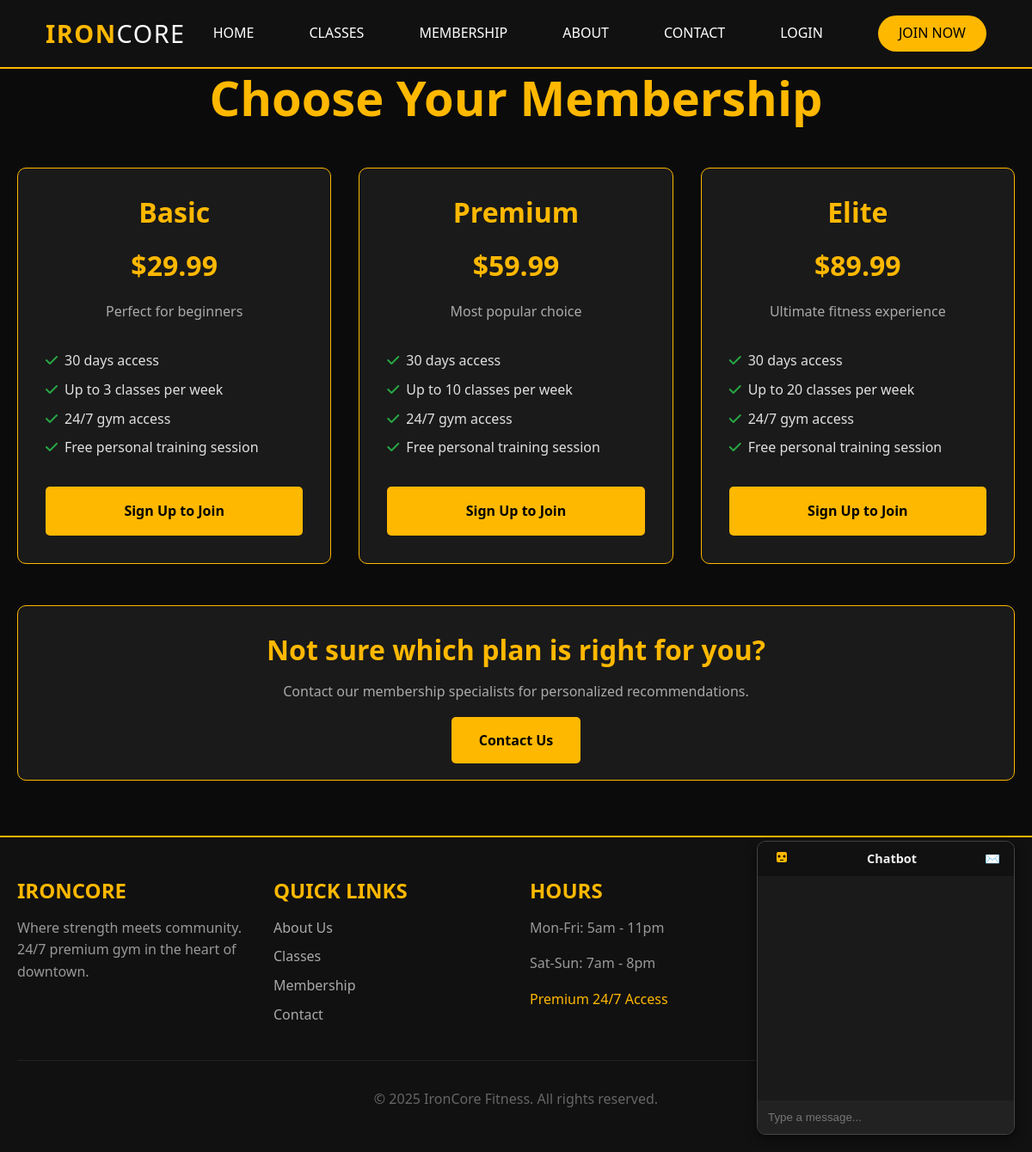
The app's page /membership with its own data.
### models.py (models this page shows)
class Membership(db.Model):
    __tablename__ = 'memberships'
    id = db.Column(db.Integer, primary_key=True)
    name = db.Column(db.String(50), nullable=False)
    price = db.Column(db.Float, nullable=False)
    duration_days = db.Column(db.Integer, nullable=False)  # 30, 90, 365
    description = db.Column(db.Text)
    features = db.Column(db.Text)  # JSON string of features
    max_classes_per_week = db.Column(db.Integer)
    guest_passes = db.Column(db.Integer, default=0)
    access_24_7 = db.Column(db.Boolean, default=False)
    includes_training = db.Column(db.Boolean, default=False)
    is_active = db.Column(db.Boolean, default=True)
    users = db.relationship('User', backref='membership', lazy=True)

### app.py (the view)
@app.route('/membership')
def membership():
    memberships = Membership.query.filter_by(is_active=True).all()
    return render_template('membership.html', memberships=memberships)

### templates/membership.html (shortened to what this page needs)
{% extends "base.html" %}
{% block content %}
<div class="container">
    <h1 style="color: #ffb800; text-align: center; margin-bottom: 3rem;">Choose Your Membership</h1>
    <div style="display: grid; grid-template-columns: repeat(auto-fit, minmax(300px, 1fr)); gap: 2rem;">
        {% for membership in memberships %}
        <div style="background: #1a1a1a; padding: 2rem; border-radius: 10px; border: 1px solid #ffb800; text-align: center;">
            <h3 style="color: #ffb800; margin-bottom: 1rem;">{{ membership.name }}</h3>
            <div style="font-size: 2rem; font-weight: bold; color: #ffb800; margin-bottom: 1rem;">${{ membership.price }}</div>
            <p style="color: #aaa; margin-bottom: 2rem;">{{ membership.description }}</p>
            <ul style="list-style: none; padding: 0; margin-bottom: 2rem; text-align: left;">
                <li style="margin-bottom: 0.5rem;"><i class="fas fa-check" style="color: #28a745; margin-right: 0.5rem;"></i>{{ membership.duration_days }} days access</li>
                <li style="margin-bottom: 0.5rem;"><i class="fas fa-check" style="color: #28a745; margin-right: 0.5rem;"></i>Up to {{ membership.max_classes_per_week }} classes per week</li>
                <li style="margin-bottom: 0.5rem;"><i class="fas fa-check" style="color: #28a745; margin-right: 0.5rem;"></i>24/7 gym access</li>
                <li style="margin-bottom: 0.5rem;"><i class="fas fa-check" style="color: #28a745; margin-right: 0.5rem;"></i>Free personal training session</li>
            </ul>
            {% if current_user.is_authenticated %}
                <form method="POST" action="{{ url_for('purchase_membership', membership_id=membership.id) }}">
                    <button type="submit" style="width: 100%; padding: 1rem; background: #ffb800; color: #000; border: none; border-radius: 5px; font-size: 1rem; font-weight: bold; cursor: pointer;">Select Plan</button>
                </form>
            {% else %}
                <a href="{{ url_for('register') }}" style="display: block; width: 100%; padding: 1rem; background: #ffb800; color: #000; text-decoration: none; border-radius: 5px; font-size: 1rem; font-weight: bold;">Sign Up to Join</a>
            {% endif %}
        </div>
        {% endfor %}
    </div>
    <div style="text-align: center; margin-top: 3rem; background: #1a1a1a; padding: 2rem; border-radius: 10px; border: 1px solid #ffb800;">
        <h3 style="color: #ffb800; margin-bottom: 1rem;">Not sure which plan is right for you?</h3>
        <p style="color: #aaa; margin-bottom: 2rem;">Contact our membership specialists for personalized recommendations.</p>
        <a href="{{ url_for('contact') }}" style="padding: 1rem 2rem; background: #ffb800; color: #000; text-decoration: none; border-radius: 5px; font-weight: bold;">Contact Us</a>
    </div>
</div>
{% endblock %}

### static/css/style.css (style rules this page uses)
:root { --primary: #ffb800; --primary-dark: #e5a600; --secondary: #0b0b0b; --dark: #0f0f0f; --darker: #080808; --light: #e0e0e0; --gray: #aaa; --dark-gray: #2a2a2a; --danger: #dc3545; --success: #28a745; --warning: #ffc107; }
* { margin: 0; padding: 0; box-sizing: border-box; }
body { font-family: 'Inter', -apple-system, BlinkMacSystemFont, 'Segoe UI', Roboto, sans-serif; background: var(--secondary); color: var(--light); line-height: 1.6; }
h1, h2, h3, h4, h5, h6 { font-weight: 800; line-height: 1.2; margin-bottom: 1rem; }
h1 { font-size: 3.5rem; }
h3 { font-size: 2rem; }
.container { max-width: 1200px; margin: 0 auto; padding: 0 24px; }

### templates/base.html (style rules this page uses)
* { margin: 0; padding: 0; box-sizing: border-box; }
body { font-family: 'Segoe UI', Tahoma, Geneva, Verdana, sans-serif; background: #0b0b0b; color: #e0e0e0; }
.container { max-width: 1200px; margin: 0 auto; padding: 0 20px; }

### records on screen
Membership: name "Basic", price "29.99", description "Perfect for beginners", duration_days "30", max_classes_per_week "3"
Membership: name "Premium", price "59.99", description "Most popular choice", duration_days "30", max_classes_per_week "10"
Membership: name "Elite", price "89.99", description "Ultimate fitness experience", duration_days "30", max_classes_per_week "20"
